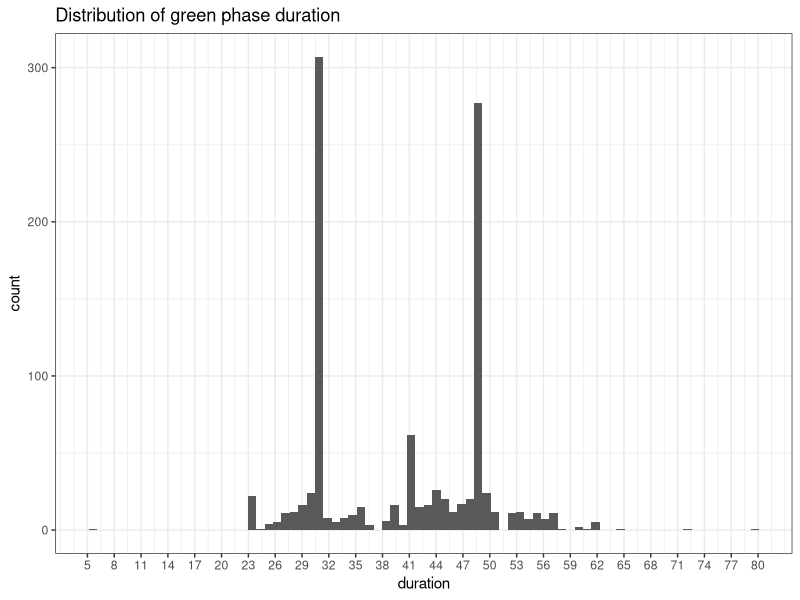
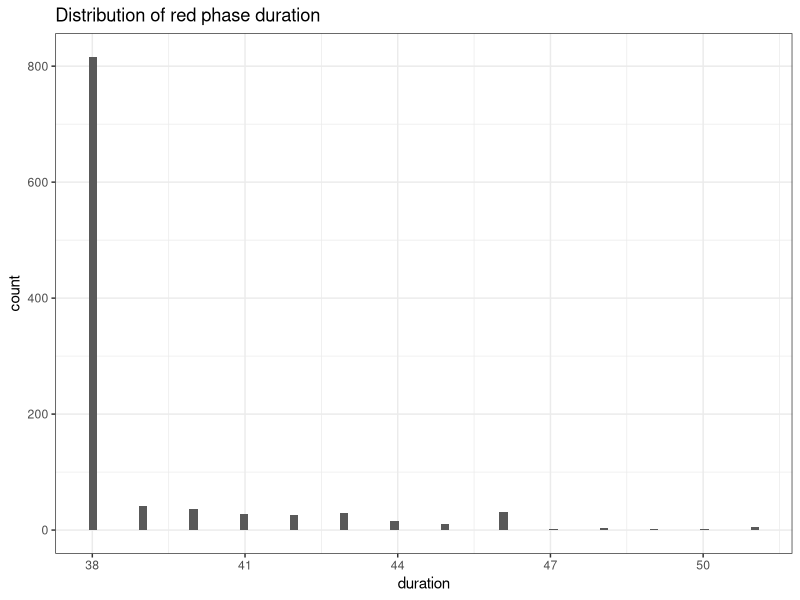
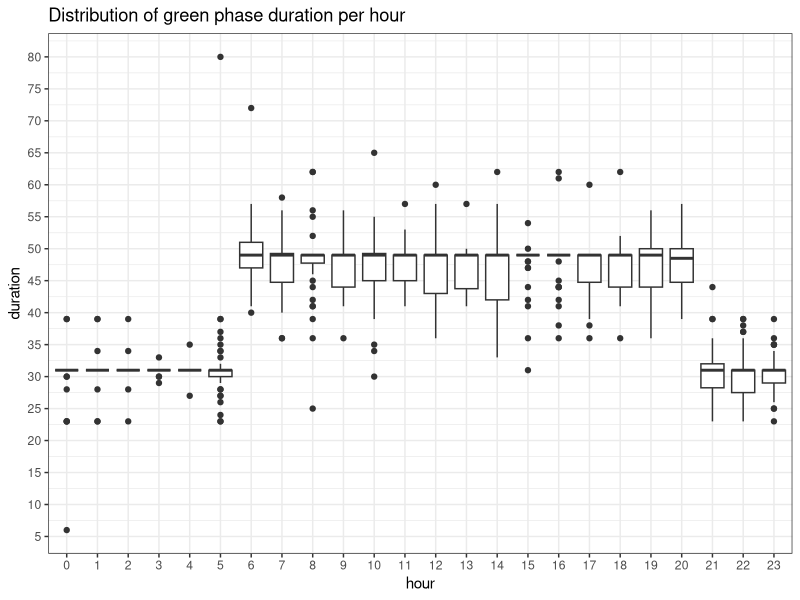
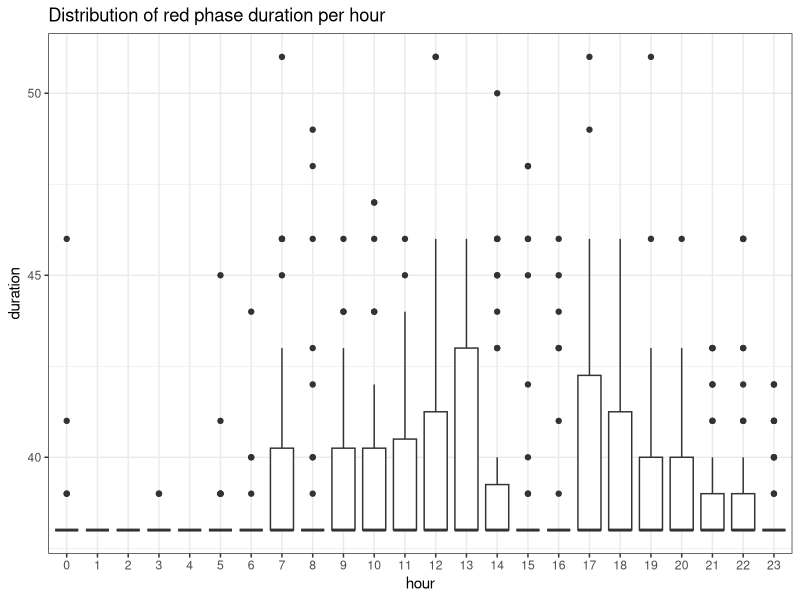
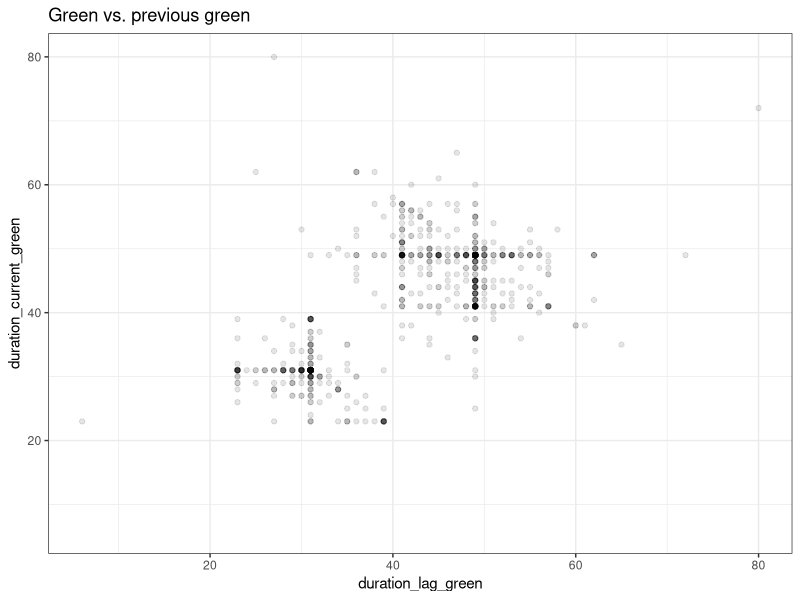
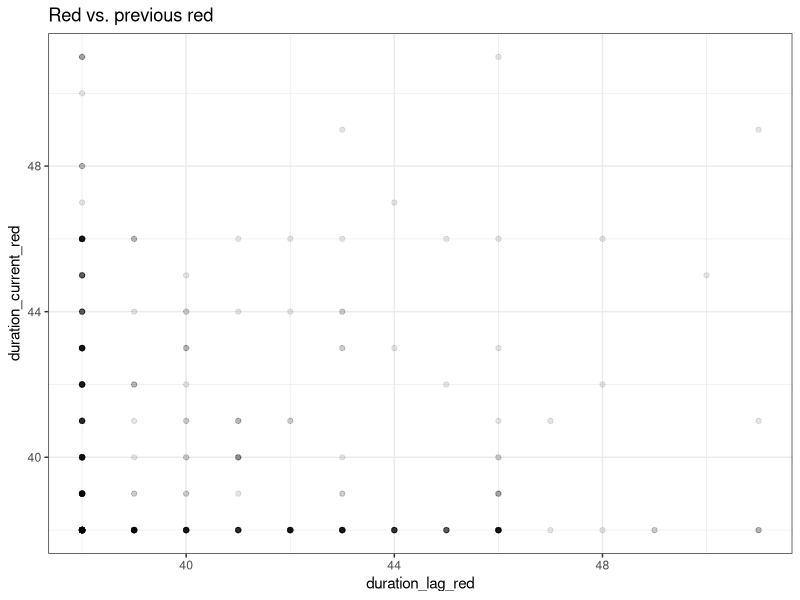
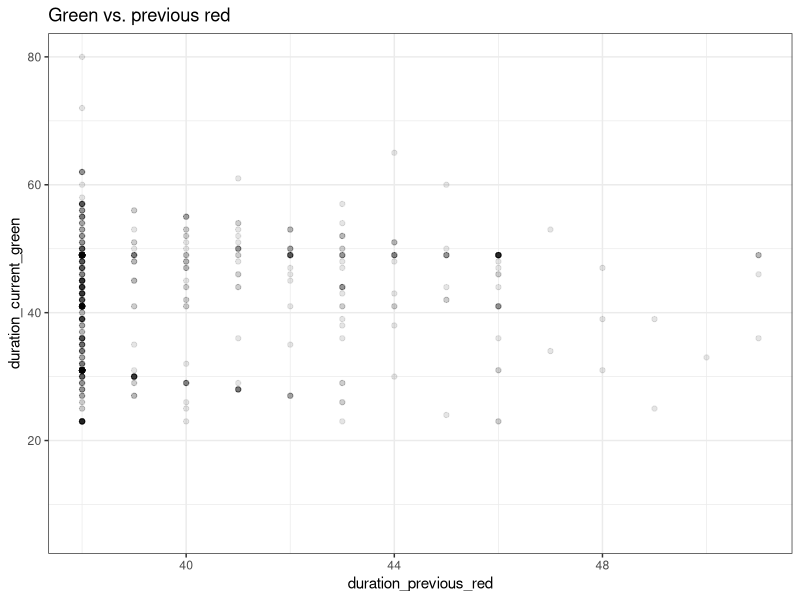
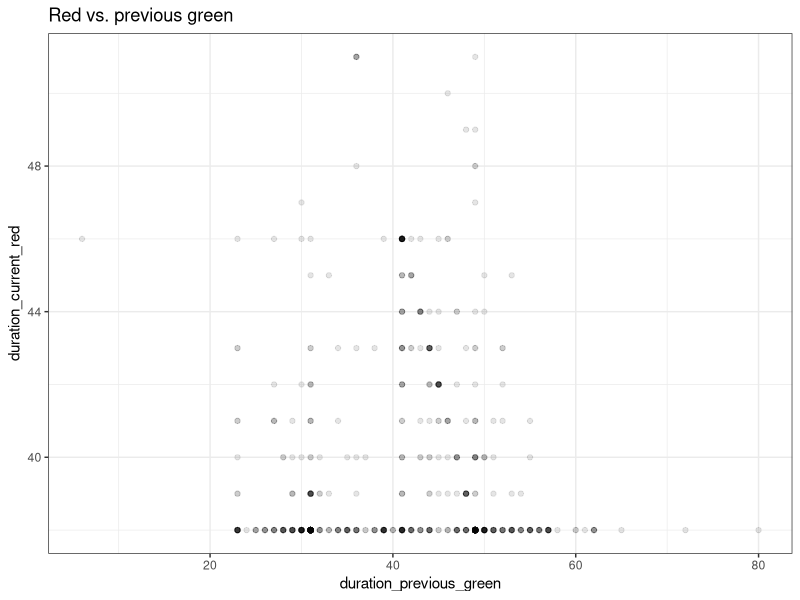

Here is the R script that generated these plots, in order:
## ---- chunk 1

library(dplyr)
library(lubridate)
library(ggplot2)
library(assertthat)

## ---- chunk 2

df <-
  read.csv("../data/raw/11_4070_2019.07.11_00-00_2019.07.12_00-00.csv",
           sep = ";", skip = 1, fileEncoding = "iso-8859-1") %>% 
  mutate(timestamp = ymd_hms(time, tz = "Europe/Berlin")) %>% 
  arrange(timestamp) %>% 
  mutate(duration = as.numeric(lead(timestamp) - timestamp))

## ---- chunk 3

df %>% pull(status) %>% unique

print("Grün:")
df %>% filter(status == "Grün") %>% pull(duration) %>% summary
print("Rot:")
df %>% filter(status == "Rot") %>% pull(duration) %>% summary
print("Gelb:")
df %>% filter(status == "Gelb") %>% pull(duration) %>% summary
print("Rot/Gelb:")
df %>% filter(status == "Rot/Gelb") %>% pull(duration) %>% summary

df %>% pull(timestamp) %>% summary

## ---- chunk 4

# green
df %>% filter(status == "Grün") %>% pull(duration) %>% table

df %>% 
  filter(status == "Grün") %>%
  select(duration) %>% 
  ggplot(aes(x = duration)) +
  geom_histogram(bins = 80) +
  scale_x_continuous(breaks = seq(5, 80, by = 3)) +
  theme_bw() +
  labs(title = "Distribution of green phase duration")

# red
df %>% filter(status == "Rot") %>% pull(duration) %>% table

df %>% 
  filter(status == "Rot") %>%
  select(duration) %>% 
  ggplot(aes(x = duration)) +
  geom_histogram(bins = 80) +
  scale_x_continuous(breaks = seq(5, 80, by = 3)) +
  theme_bw() +
  labs(title = "Distribution of red phase duration")

## ---- chunk 5

df %>% 
  filter(status == "Grün") %>%
  mutate(hour = as.factor(hour(timestamp))) %>% 
  select(hour, duration) %>% 
  ggplot(aes(x = hour, y = duration)) + 
  geom_boxplot() +
  scale_y_continuous(breaks = seq(5, 80, by = 5)) +
  theme_bw() +
  labs(title = "Distribution of green phase duration per hour")

df %>% 
  filter(status == "Rot") %>%
  mutate(hour = as.factor(hour(timestamp))) %>% 
  select(hour, duration) %>% 
  ggplot(aes(x = hour, y = duration)) + 
  geom_boxplot() +
  scale_y_continuous(breaks = seq(5, 80, by = 5)) +
  theme_bw() +
  labs(title = "Distribution of red phase duration per hour")

## ---- chunk 6

# green vs. previous green
df %>% 
  filter(status == "Grün") %>%
  select(duration) %>% 
  mutate(duration_lag_green = lag(duration)) %>% 
  ggplot(aes(x = duration_lag_green, y = duration)) +
  geom_point(alpha = 0.1) +
  theme_bw() +
  labs(title = "Green vs. previous green") +
  ylab("duration_current_green")

# red vs. previous red
df %>% 
  filter(status == "Rot") %>%
  select(duration) %>% 
  mutate(duration_lag_red = lag(duration)) %>% 
  ggplot(aes(x = duration_lag_red, y = duration)) +
  geom_point(alpha = 0.1) +
  theme_bw() +
  labs(title = "Red vs. previous red") +
  ylab("duration_current_red")

# lets test whether red and green phases are always alternating
assert_that(df %>% 
              filter(status %in% c("Rot", "Grün")) %>%
              select(status) %>% 
              mutate(prev_status = lag(status)) %>%
              filter(complete.cases(.)) %>% 
              mutate(status_equals_previous = status == prev_status) %>% 
              summarise(sum(status_equals_previous)) %>% 
              as.numeric() == 0)

# green vs. previous red
df %>% 
  filter(status %in% c("Rot", "Grün")) %>%
  select(status, duration) %>% 
  mutate(duration_lag_other = lag(duration)) %>%
  filter(status == "Grün") %>% 
  # plot
  ggplot(aes(x = duration_lag_other, y = duration)) +
  geom_point(alpha = 0.1) +
  theme_bw() +
  labs(title = "Green vs. previous red") +
  ylab("duration_current_green") +
  xlab("duration_previous_red")

# red vs. previous green
df %>% 
  filter(status %in% c("Rot", "Grün")) %>%
  select(status, duration) %>% 
  mutate(duration_lag_other = lag(duration)) %>%
  filter(status == "Rot") %>% 
  # plot
  ggplot(aes(x = duration_lag_other, y = duration)) +
  geom_point(alpha = 0.1) +
  theme_bw() +
  labs(title = "Red vs. previous green") +
  ylab("duration_current_red") +
  xlab("duration_previous_green")

# green vs. previous green (two steps)
df %>% 
  filter(status == "Grün") %>%
  select(duration) %>% 
  mutate(duration_lag_green = lag(duration, 2)) %>% 
  ggplot(aes(x = duration_lag_green, y = duration)) +
  geom_point(alpha = 0.1) +
  theme_bw() +
  labs(title = "Green vs. previous green two steps") +
  ylab("duration_current_green")

## ---- chunk 7

df %>% 
  filter(status == "Grün") %>%
  filter(complete.cases(.)) %>% 
  pull(duration) %>%
  acf()
